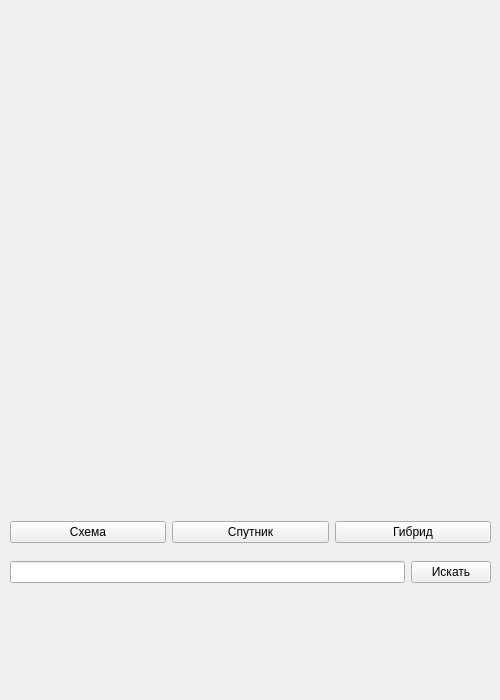
<?xml version="1.0" encoding="UTF-8"?>
<ui version="4.0">
 <class>Form</class>
 <widget class="QWidget" name="Form">
  <property name="geometry">
   <rect>
    <x>0</x>
    <y>0</y>
    <width>500</width>
    <height>700</height>
   </rect>
  </property>
  <property name="windowTitle">
   <string>Form</string>
  </property>
  <widget class="QLabel" name="main_picture">
   <property name="geometry">
    <rect>
     <x>10</x>
     <y>10</y>
     <width>481</width>
     <height>481</height>
    </rect>
   </property>
   <property name="text">
    <string/>
   </property>
  </widget>
  <widget class="QWidget" name="">
   <property name="geometry">
    <rect>
     <x>10</x>
     <y>520</y>
     <width>481</width>
     <height>25</height>
    </rect>
   </property>
   <layout class="QHBoxLayout" name="horizontalLayout">
    <item>
     <widget class="QPushButton" name="pushButton_1">
      <property name="text">
       <string>Схема</string>
      </property>
      <attribute name="buttonGroup">
       <string notr="true">change_map</string>
      </attribute>
     </widget>
    </item>
    <item>
     <widget class="QPushButton" name="pushButton_2">
      <property name="text">
       <string>Спутник</string>
      </property>
      <attribute name="buttonGroup">
       <string notr="true">change_map</string>
      </attribute>
     </widget>
    </item>
    <item>
     <widget class="QPushButton" name="pushButton_3">
      <property name="text">
       <string>Гибрид</string>
      </property>
      <attribute name="buttonGroup">
       <string notr="true">change_map</string>
      </attribute>
     </widget>
    </item>
   </layout>
  </widget>
  <widget class="QWidget" name="">
   <property name="geometry">
    <rect>
     <x>10</x>
     <y>560</y>
     <width>481</width>
     <height>25</height>
    </rect>
   </property>
   <layout class="QHBoxLayout" name="horizontalLayout_2">
    <item>
     <widget class="QLineEdit" name="text_search"/>
    </item>
    <item>
     <widget class="QPushButton" name="button_search">
      <property name="text">
       <string>Искать</string>
      </property>
     </widget>
    </item>
   </layout>
  </widget>
 </widget>
 <resources/>
 <connections/>
 <buttongroups>
  <buttongroup name="change_map"/>
 </buttongroups>
</ui>
